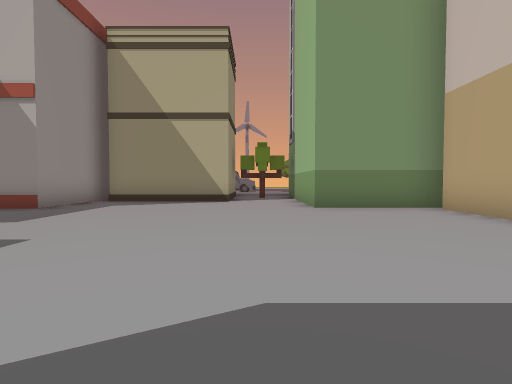
view 1 (above)

24 first-person views from a walk through a Unity game level. The camera is 1.2 m above the floor, tilts 2° down and sees 80° across. The floor is counted in squares, 2 m on a side. Each view is taken from the middle of a square. On the plan, view 1 faces up. The plan holds only what a view shows up to about 9 squares ahead; the rest is blank. The place goes on beyond the plan. Some animated figures are not drawn.

view 2
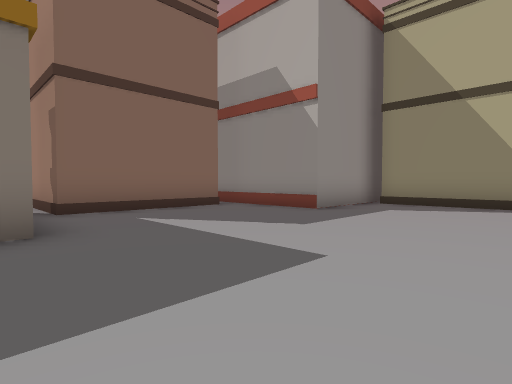

view 3
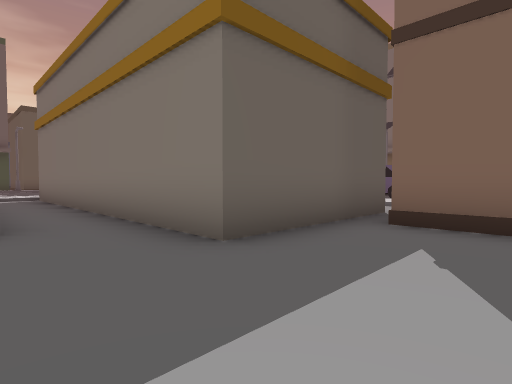

view 4
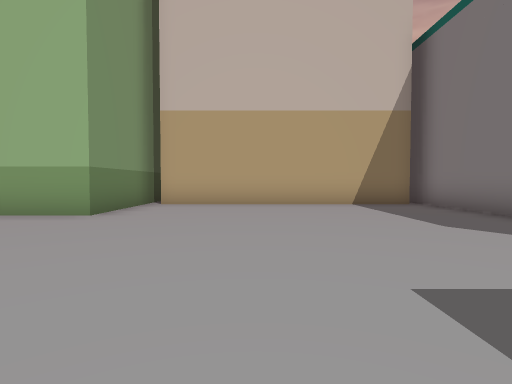

view 5
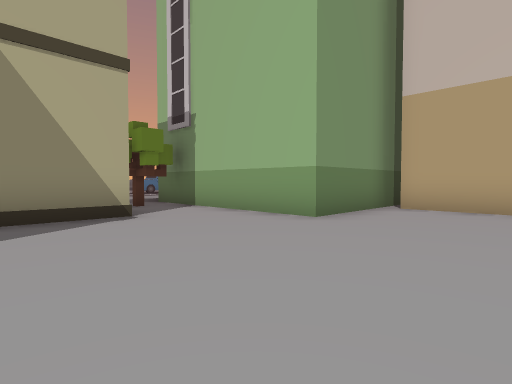

view 6
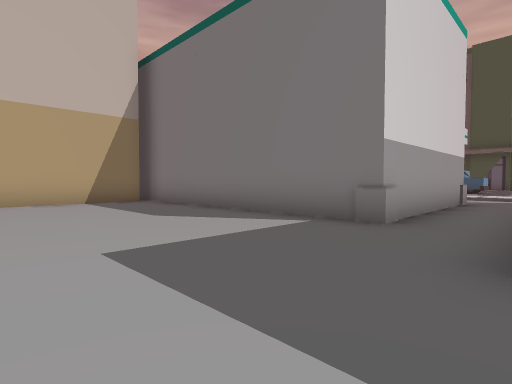

view 7
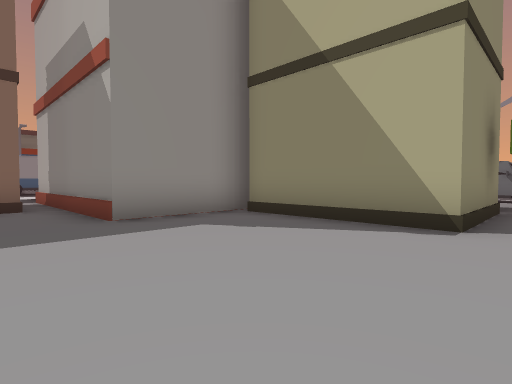

view 8
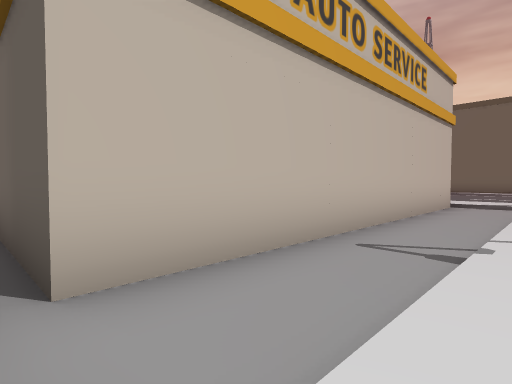

view 9
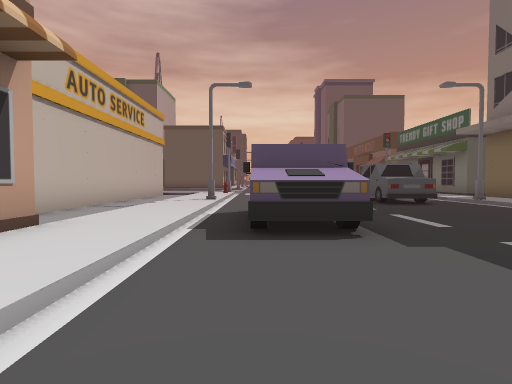

view 10
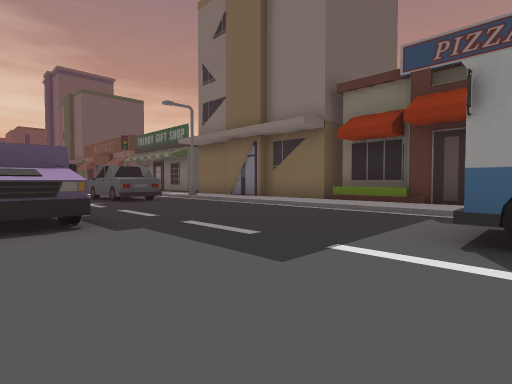

view 11
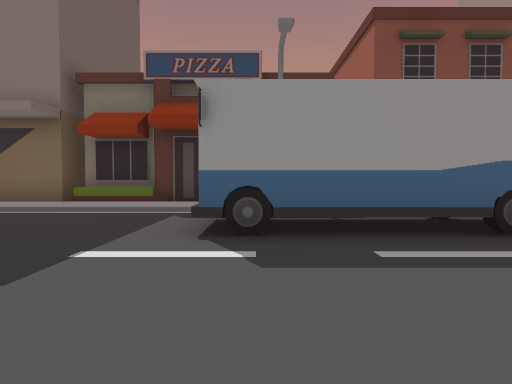

view 12
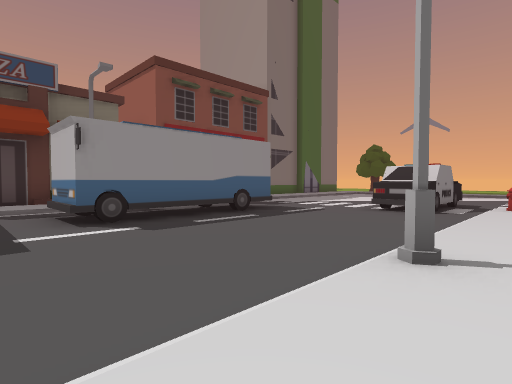

view 13
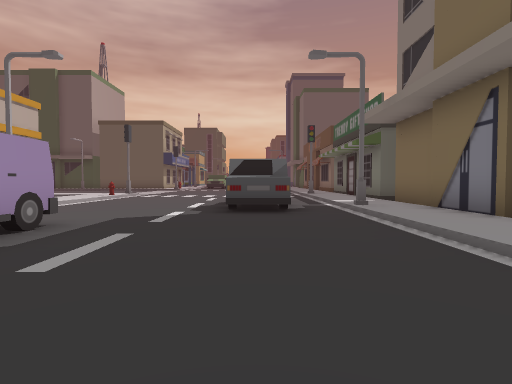

view 14
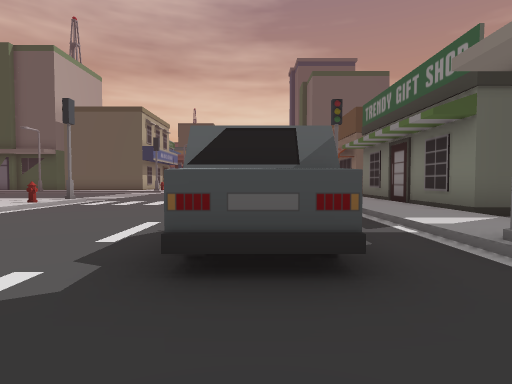

view 15
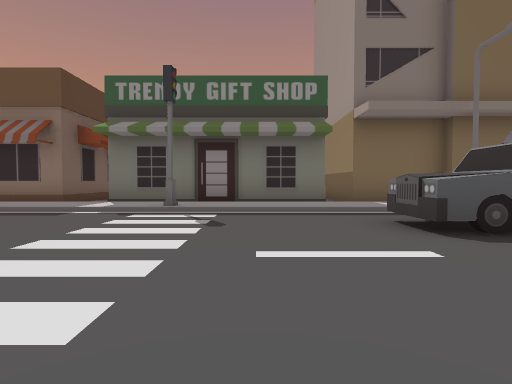

view 16
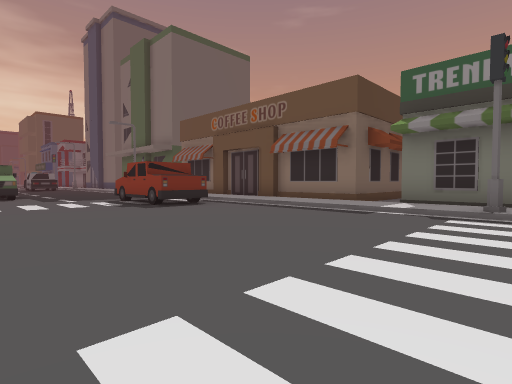

view 17
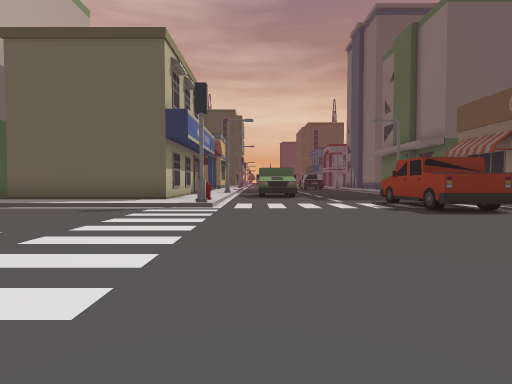

view 18
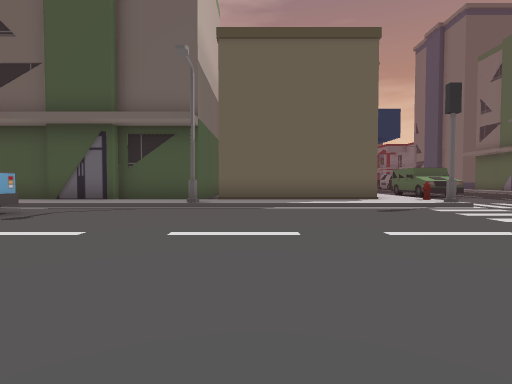

view 19
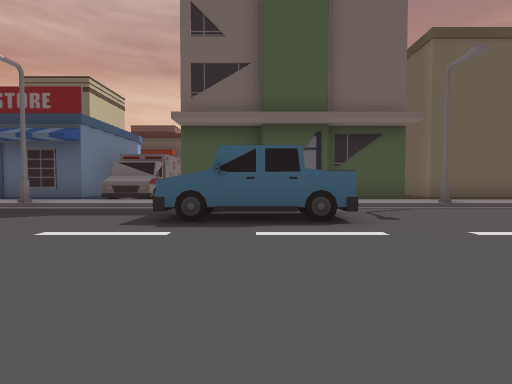

view 20
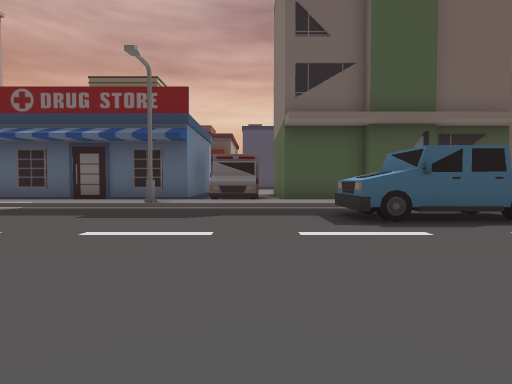

view 21
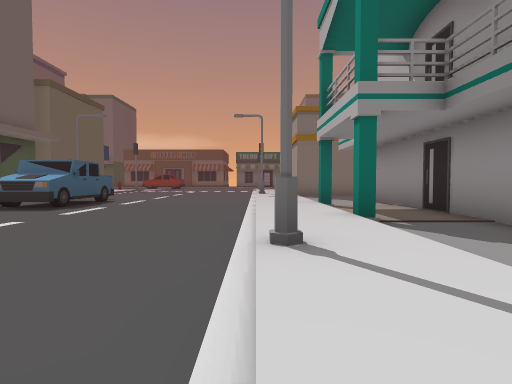

view 22
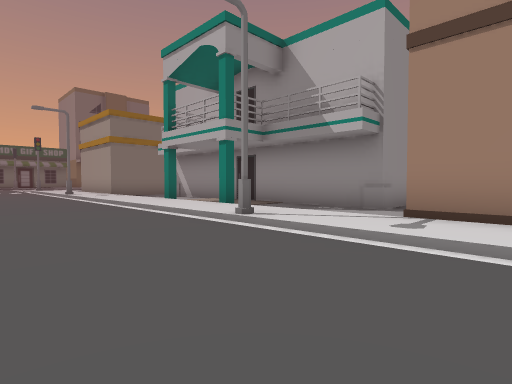

view 23
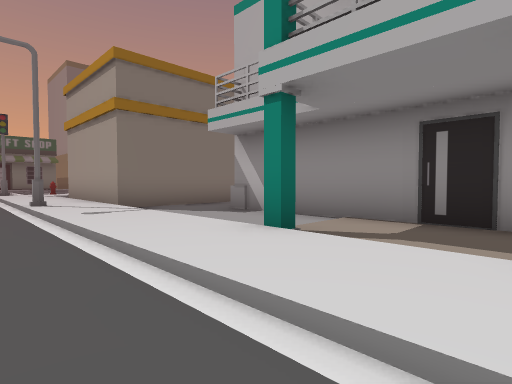

view 24
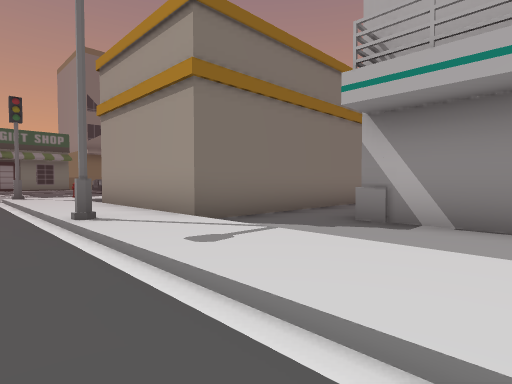

### Floor plan
Key: @ floor where view 1 was taken; # wall or solid block; x gap in a wall; . main floor; : floor 0.25 m higher than the main floor; / step, stairs or slope; ^ raised ledge; B building; T tree; C car; S streetlight; H hydrant; R truck; O other object.
Columns run from 22 left of view 1 to 8 right of it. Each row starts with its distance up from view 1.
 11      O..../          BTT
 10     OO..../:     ^   B..B
  9      O..../:     ^BBBB..B
  8  B S O....S:     #......B
  7  B:/OO..../:x^^###......BBBB
  6  B:/....../:  #...........B
  5  B:/....../:  #...........B
  4  B:/....../:  #...........B
  3  B:/....../:###...........B
  2 BB:/....OO/:..............B
  1  B:/....O /:.BBBBB........B
  0  B:/....O /:.B   B....@...BB
 -1  B:/....../:.B   B.#######
 -2  B:/.C..../:.B   B.#
 -3  B:S.C....S:.B   B.#
 -4 BB:/CC..../ .B   B.#       #
 -5  #:/.C..../ .B   B.#########.
 -6  #:/....../ .B   B...........
 -7  #:/......H:.BBBBB....#.#....##
 -8  #:/....../::::::::::::::::::::
 -9  #:#......#//////S/////////S///
-10  #:/.......   .................
-11   :/........ ..................
-12 ##:/...........................
-13  #:/.........................
-14  #:/................RRR......
-15    /RR..............R R.......
-16    /RR....///////S/////////S///
-17      R....O::::::::::::::::::::
-18      R..../:#####BBBBBBBOO#####
-19        ..

Positions as (right, up) in squares from view 1, and headings:
1: (0, 0), facing up
2: (-1, 1), facing up-left
3: (-3, 4), facing down-left
4: (-4, 4), facing right
5: (-3, 4), facing up-right
6: (-5, 4), facing down-right
7: (0, 5), facing up-left
8: (-11, 2), facing down-right
9: (-13, 6), facing down
10: (-13, 7), facing down-left
11: (-13, 7), facing left
12: (-11, 5), facing up-left
13: (-17, 4), facing down
14: (-17, 0), facing down
15: (-13, -7), facing left
16: (-13, -8), facing down-left
17: (-13, -9), facing down
18: (-7, -9), facing down
19: (-1, -9), facing down
20: (2, -9), facing down
21: (7, -9), facing left
22: (8, -12), facing up-left
23: (2, -10), facing up-left
24: (-1, -10), facing up-left
